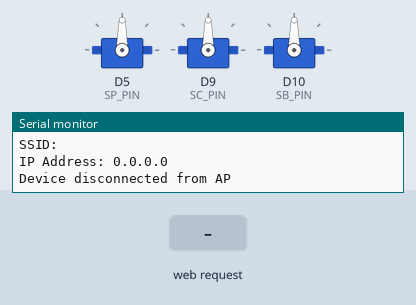
This sketch was run on a simulated Arduino Nano RP2040 Connect. Shown: 3 × servo, the last lines printed to the serial monitor. Inputs (shaded band) come from the test bench.

Above: at 11.2 s.
11.3 s: HTTP request GET /p_c received
At 11.8 s:
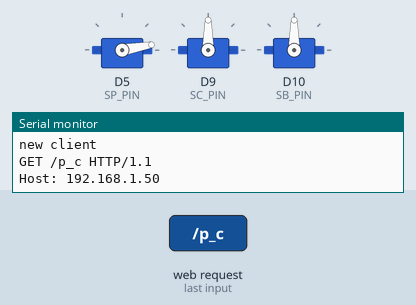
12.8 s: HTTP request GET /p_c received
At 14.0 s:
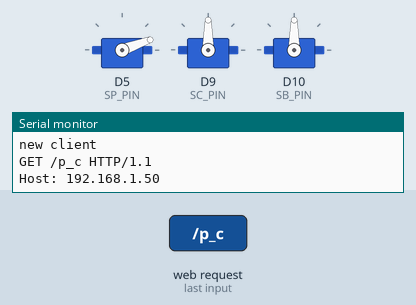
14.3 s: HTTP request GET /p_b received
At 15.3 s:
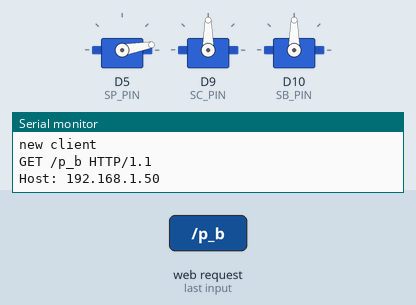
Timing chart, 0 to 17.3 s (numbered marks = the images above; inputs shaded):
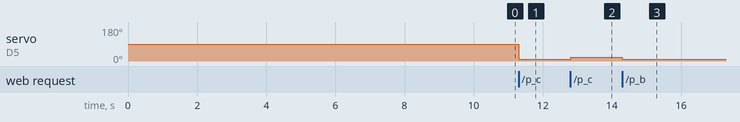

The sketch:

movimento_braco.ino
```cpp
#include <SPI.h>
#include <WiFiNINA.h>
#include "arduino_secrets.h"
#include <Servo.h>

#define SP_PIN 5 //servo_conetor
Servo p;
#define SC_PIN 9 //servo_conetor
Servo m;
#define SB_PIN 10 //servo_base
Servo b;

float coef_velocity_float = 0;
int coef_velocity = 0;
int velocidade = 0;
int contador_de_posicao = 0;

///////please enter your sensitive data in the Secret tab/arduino_secrets.h
char ssid[] = SECRET_SSID;        // your network SSID (name)
char pass[] = SECRET_PASS;    // your network password (use for WPA, or use as key for WEP)
int keyIndex = 0;                // your network key index number (needed only for WEP)


int status = WL_IDLE_STATUS;
WiFiServer server(80);

void setup() {

  Serial.begin(9600); //set serial monitor baud rate to match


  p.write(90); //sentido rotaçao 90_clw 180_ccw
  p.attach(SP_PIN);

  m.write(90); //sentido rotaçao 90_clw 180_ccw
  m.attach(SC_PIN);

  b.write(90); //sentido rotaçao 90_clw 180_ccw
  b.attach(SB_PIN);


  while (!Serial) {
    ; // wait for serial port to connect. Needed for native USB port only
  }

  Serial.println("Access Point Web Server");

//  pinMode(led, OUTPUT);      // set the LED pin mode

  // check for the WiFi module:
  if (WiFi.status() == WL_NO_MODULE) {
    Serial.println("Communication with WiFi module failed!");
    // don't continue
    while (true);
  }

  String fv = WiFi.firmwareVersion();
  if (fv < WIFI_FIRMWARE_LATEST_VERSION) {
    Serial.println("Please upgrade the firmware");
  }

  // by default the local IP address will be 192.168.4.1
  // you can override it with the following:
  // WiFi.config(IPAddress(10, 0, 0, 1));

  // print the network name (SSID);
  Serial.print("Creating access point named: ");
  Serial.println(ssid);

  // Create open network. Change this line if you want to create an WEP network:
  status = WiFi.beginAP(ssid, pass);
  if (status != WL_AP_LISTENING) {
    Serial.println("Creating access point failed");
    // don't continue
    while (true);
  }

  // wait 10 seconds for connection:
  delay(10000);

  // start the web server on port 80
  server.begin();

  // you're connected now, so print out the status
  printWiFiStatus();
}


void loop() {


  // compare the previous status to the current status
  if (status != WiFi.status()) {
    // it has changed update the variable
    status = WiFi.status();

    if (status == WL_AP_CONNECTED) {
      // a device has connected to the AP
      Serial.println("Device connected to AP");
    } else {
      // a device has disconnected from the AP, and we are back in listening mode
      Serial.println("Device disconnected from AP");
    }
  }

  WiFiClient client = server.available();   // listen for incoming clients


   if (client) {                             // if you get a client,
    Serial.println("new client");           // print a message out the serial port
    String currentLine = "";                // make a String to hold incoming data from the client
    while (client.connected()) {            // loop while the client's connected

      //por default estava a 10 ms mas tava a dar problemas assim embora esteja com delay parece estar a funcionar
      delayMicroseconds(10);                // This is required for the Arduino Nano RP2040 Connect - otherwise it will loop so fast that SPI will never be served.
      if (client.available()) {             // if there's bytes to read from the client,
        char c = client.read();             // read a byte, then
        Serial.write(c);                    // print it out the serial monitor
        if (c == '\n') {                    // if the byte is a newline character

          // if the current line is blank, you got two newline characters in a row.
          // that's the end of the client HTTP request, so send a response:
          if (currentLine.length() == 0) {
            // HTTP headers always start with a response code (e.g. HTTP/1.1 200 OK)
            // and a content-type so the client knows what's coming, then a blank line:
//            client.println("HTTP/1.1 200 OK");
//            client.println("Content-type:text/html");
//            client.println();


            // The HTTP response ends with another blank line:
            client.println();
            // break out of the while loop:
            break;
          }
          else {      // if you got a newline, then clear currentLine:
            // Seja o link http://192.168.4.1/p_c/xxx
// O http request vai ser GET /p_c/xxx entao o substring(14 a 20 sao os numeros) a começar no 14 e o 20 ja não está incluido
                        //012345678901234


   //mensagem do tipo GET /a_b/xxx
            String x = currentLine.substring(9,12);
            int x_int = x.toInt();
            coef_velocity =90 *  x_int * 0.01 ;                // devolve um valor entre 0 e 100 entao multiplica-se por 0.01 para dar um valor de 0 a 1
//            coef_velocity = coef_velocity_float.toInt;

       //PONTA
        if (currentLine.startsWith("GET /p_c")) {

          contador_de_posicao = contador_de_posicao + 10 ;
          p.write(contador_de_posicao);
        }

        if (currentLine.startsWith("GET /p_b")) {

          contador_de_posicao = contador_de_posicao - 10;
          p.write(contador_de_posicao);
        }

        //CONETOR
        if (currentLine.startsWith("GET /c_c")) {

          velocidade = 90 + coef_velocity;
          m.write(velocidade);
        }

        if (currentLine.startsWith("GET /c_b")) {

          velocidade = 90 - coef_velocity ;
          m.write(velocidade);
        }

        //BASE

        if (currentLine.startsWith("GET /b_e")) {

          velocidade = 90 + coef_velocity;
          b.write(velocidade);
        }

        if (currentLine.startsWith("GET /b_d")) {

          velocidade = 90 - coef_velocity ;
          b.write(velocidade);
        }

        if (currentLine.startsWith("GET /stop")) {


         // p.write(90);
          m.write(90);
          b.write(90);
        }


            currentLine = "";
          }
        }
        else if (c != '\r') {    // if you got anything else but a carriage return character,
          currentLine += c;      // add it to the end of the currentLine
        }


      }
    }
    // close the connection:
    client.stop();
   // Serial.println("client disconnected");
  }

}


void printWiFiStatus() {
  // print the SSID of the network you're attached to:
  Serial.print("SSID: ");
  Serial.println(WiFi.SSID());

  // print your WiFi shield's IP address:
  IPAddress ip = WiFi.localIP();
  Serial.print("IP Address: ");
  Serial.println(ip);

  // print where to go in a browser:
  //Serial.print("To see this page in action, open a browser to http://");
  //Serial.println(ip);

}
```

arduino_secrets.h
```cpp
// Both SSID and password must be 8 characters or longer
#define SECRET_SSID "intertainas"
#define SECRET_PASS "1234567890"
```

Measured:
- after the input at 11.3 s, servo on D5 (SP_PIN): 90° → 10° at once
- after the input at 12.8 s, servo on D5 (SP_PIN): 10° → 20° at once
- after the input at 14.3 s, servo on D5 (SP_PIN): 20° → 10° at once
